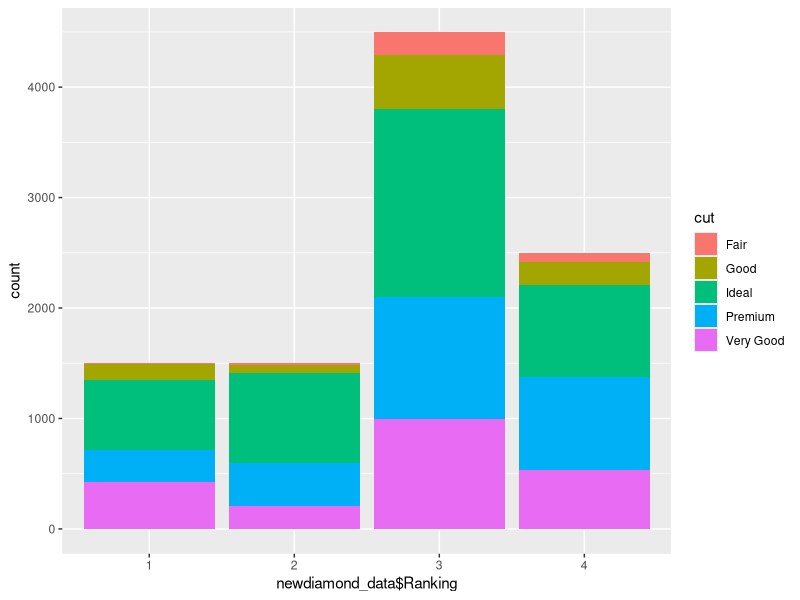
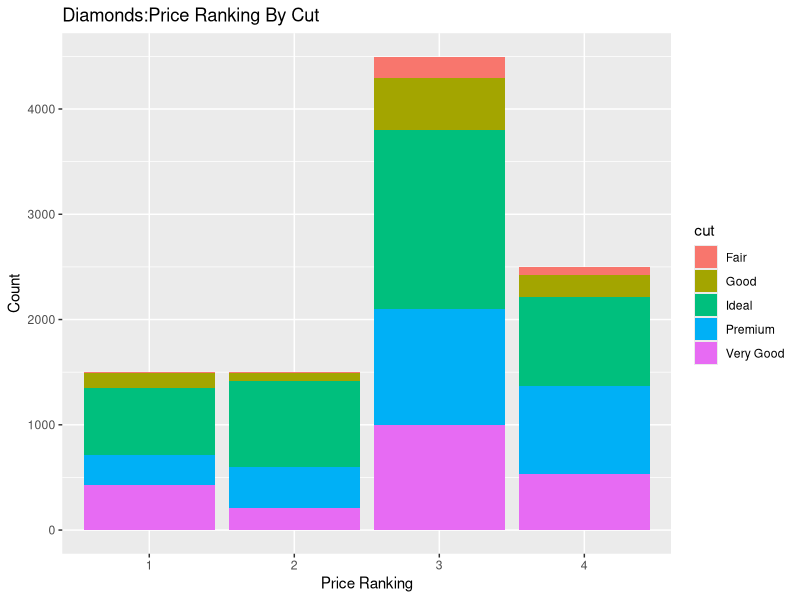
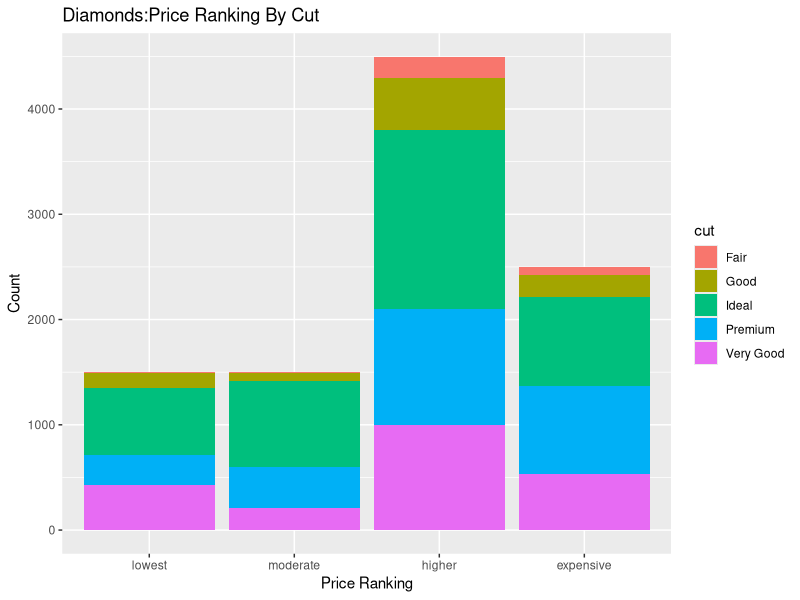

Reproduce these figures in R, in order.
## ---- chunk 1
library (ggplot2)
diamond <- read.delim("ddset.tsv")
## ---- chunk 2
lowest <- quantile((diamond$price), probs = c(0.15))
moderate <- quantile((diamond$price), probs = c(0.30))
higher <- quantile((diamond$price), probs = c(0.75))
print (c(lowest,moderate,higher))
## ---- chunk 3
diamond$Ranking <- NA
## ---- chunk 4
diamond$Ranking <- ifelse(diamond$price > 0 & diamond$price <= lowest, "1", ifelse(diamond$price > lowest & diamond$price <= moderate, "2", ifelse(diamond$price > moderate & diamond$price <= higher, "3", "4")))
## ---- chunk 5
newdiamond_data <- diamond[order(diamond$price),]
## ---- chunk 6
ggplot(newdiamond_data, aes(newdiamond_data$Ranking, fill = cut)) + geom_bar()
## ---- chunk 7
ggplot(newdiamond_data, aes(newdiamond_data$Ranking, fill = cut)) + geom_bar() + ggtitle("Diamonds:Price Ranking By Cut") + labs(x = "Price Ranking", y = "Count")
## ---- chunk 8
ggplot(newdiamond_data, aes(newdiamond_data$Ranking, fill = cut)) + geom_bar() + ggtitle("Diamonds:Price Ranking By Cut") + labs(x = "Price Ranking", y = "Count") + scale_x_discrete(breaks = 1:4, labels = c("lowest", "moderate", "higher", "expensive"))
